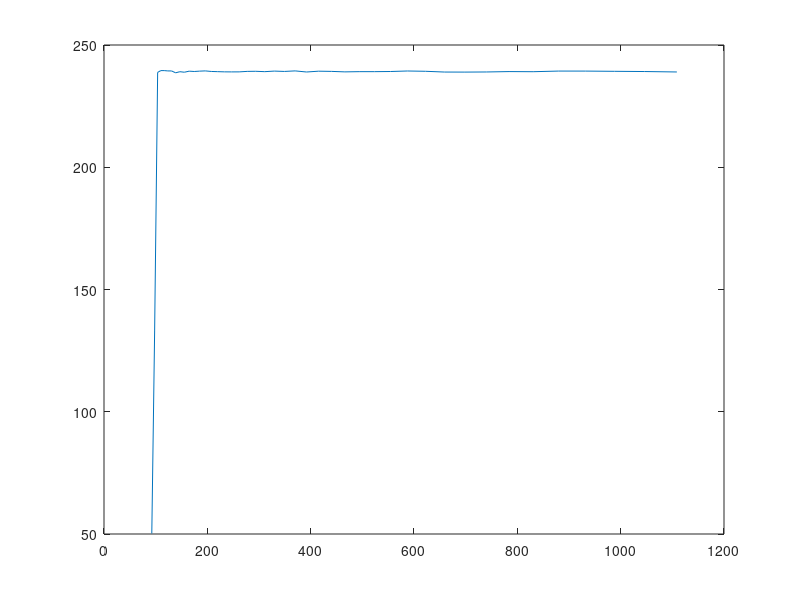

Write the MATLAB code that produced this figure.
freqs = [92.50,98.00,103.83,110.00,116.54,123.47,130.81,138.59,146.83,155.56,164.81,174.61,185.00,196.00,207.65,220.00,233.08,246.94,261.63,277.18,293.66,311.13,329.63,349.23,369.99,392.00,415.30,440.00,466.16,493.88,523.25,554.37,587.33,622.25,659.26,698.46,739.99,783.99,830.61,880.00,932.33,987.77,1046.50,1108.73;50.21,133.04,238.81,239.53,239.53,239.40,239.39,238.63,239.08,238.87,239.30,239.17,239.31,239.41,239.18,239.10,239.02,239.00,239.01,239.21,239.25,239.10,239.33,239.19,239.41,238.96,239.29,239.21,239.01,239.10,239.10,239.16,239.37,239.25,238.94,238.92,238.97,239.13,239.08,239.34,239.33,239.24,239.15,238.97];
plot ( freqs(1,:), freqs(2,:)); pause
